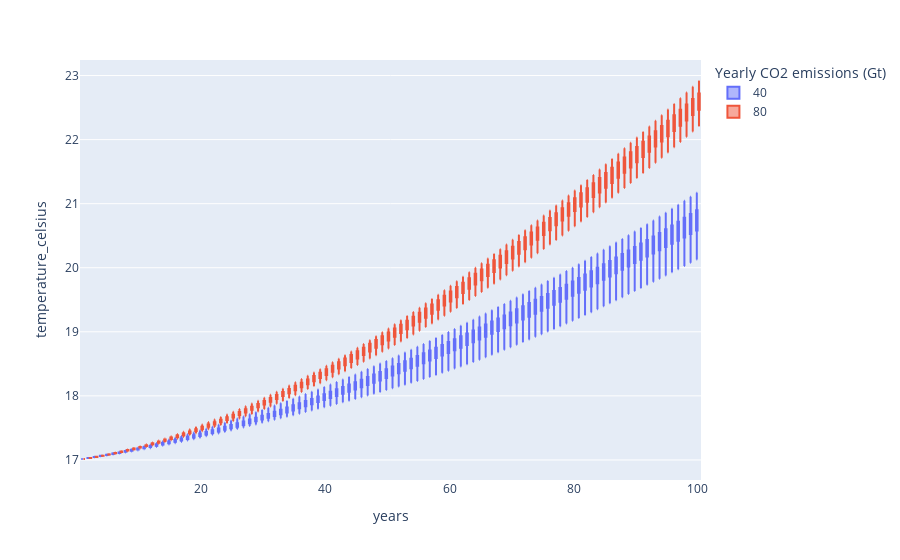

Source (notebook cell):
### Code cell
fig_df = df.query('year_of_the_wakening == 100')

fig = px.box(
    fig_df,
    x=fig_df.years,
    y=fig_df.temperature_celsius,
    color=fig_df.co2_annual_emissions.astype(str),
    points=False,
    labels={'color': 'Yearly CO2 emissions (Gt)'}
)

fig.show()

### Figure 1 — Plotly figure (JSON) as saved in the notebook; plotly's stock layout.template omitted (floating-point values rounded to 4 significant figures; data arrays with more than 128 entries replaced by an {"elided": "..."} marker saying what was removed)
{"data": [{"alignmentgroup": "True", "boxpoints": false, "hovertemplate": "Yearly CO2 emissions (Gt)=40<br>years=%{x}<br>temperature_celsius=%{y}<extra></extra>", "legendgroup": "40", "marker": {"color": "#636efa"}, "name": "40", "notched": false, "offsetgroup": "40", "orientation": "v", "showlegend": true, "type": "box", "x": {"elided": "5000 int values"}, "x0": " ", "xaxis": "x", "y": {"elided": "5000 float values"}, "y0": " ", "yaxis": "y"}, {"alignmentgroup": "True", "boxpoints": false, "hovertemplate": "Yearly CO2 emissions (Gt)=80<br>years=%{x}<br>temperature_celsius=%{y}<extra></extra>", "legendgroup": "80", "marker": {"color": "#EF553B"}, "name": "80", "notched": false, "offsetgroup": "80", "orientation": "v", "showlegend": true, "type": "box", "x": {"elided": "5000 int values"}, "x0": " ", "xaxis": "x", "y": {"elided": "5000 float values"}, "y0": " ", "yaxis": "y"}], "layout": {"boxmode": "group", "legend": {"title": {"text": "Yearly CO2 emissions (Gt)"}, "tracegroupgap": 0}, "margin": {"t": 60}, "xaxis": {"anchor": "y", "domain": [0, 1], "title": {"text": "years"}}, "yaxis": {"anchor": "x", "domain": [0, 1], "title": {"text": "temperature_celsius"}}}}
